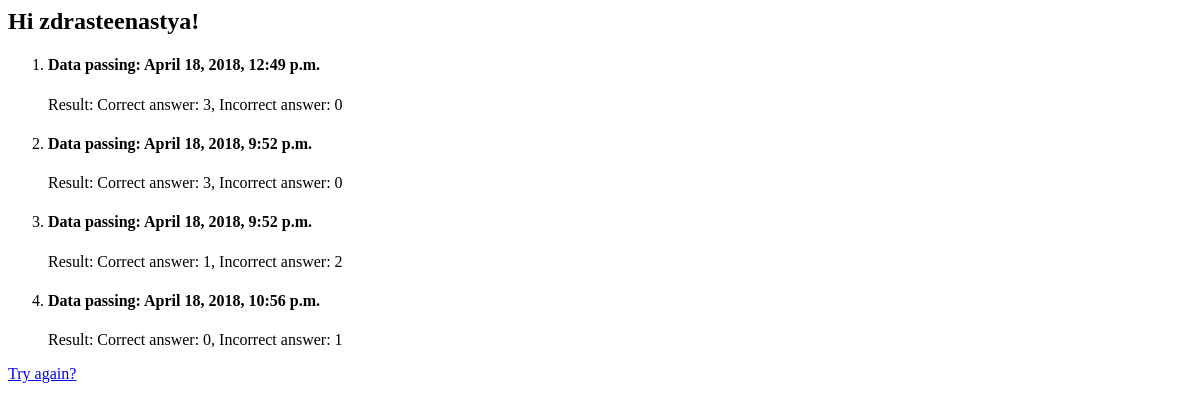
/polls/history/ (signed in), run on an earlier commit of the app's database.
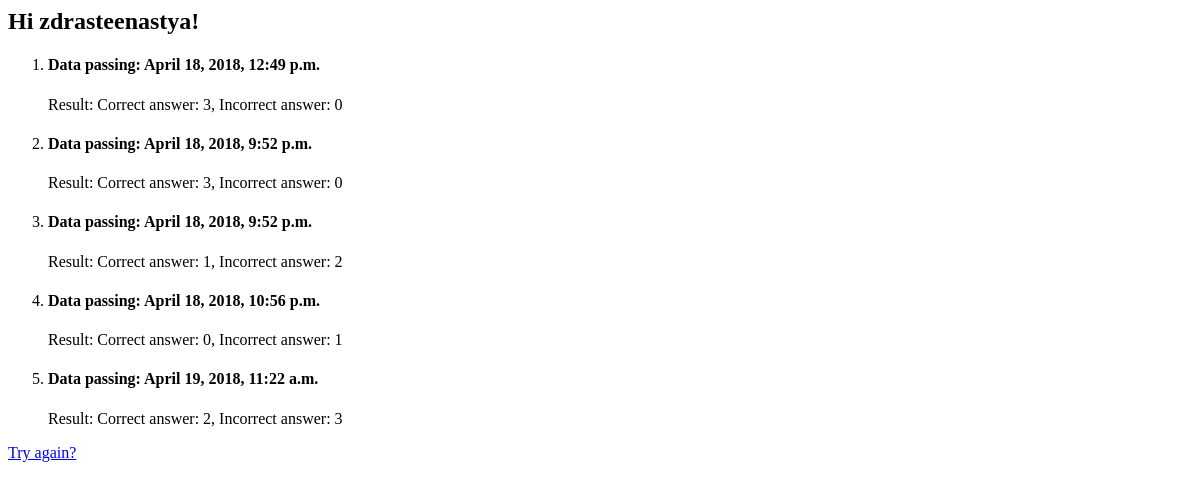
And on a later commit of the database.
### polls/models.py (models this page shows)
class Test(models.Model):
    user = models.ForeignKey(User, on_delete=models.CASCADE)
    number_of_correct_answer = models.IntegerField(default=0)
    number_of_incorrect_answer = models.IntegerField(default=0)
    data_passing = models.DateTimeField('date published')

### polls/views.py (the view)
def history(request):
    h = get_object_or_404(User, pk=request.user.pk)
    return render(request, 'polls/history.html', {'h': h})

### polls/templates/polls/history.html
<h2> Hi {{user.username}}! </h2>
<ol>
    {% for test in h.test_set.all %}
    <li>
        <h4>Data passing: {{test.data_passing}}</h4>
        <p>Result: Correct answer: {{test.number_of_correct_answer}}, Incorrect answer:
            {{test.number_of_incorrect_answer}}
    </li>
    {% endfor %}
</ol>
<p><a href="/polls/loggedin">Try again?</a></p>

What changed in the data, as far as the page shows it:
added Test: data_passing "April 19, 2018, 11:22 a.m.", number_of_correct_answer "2", number_of_incorrect_answer "3"
